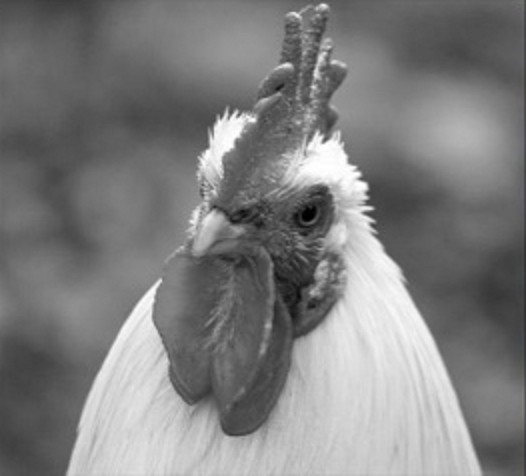
#> input picture exercise 4/2.png, 526 x 476 px
$ python 3.py
#> lines starting #> are read from the running program, lines starting #| are printed output that depends on the picture; after the words box and inside, x2 and y2 are one past the last pixel; in counts of white or black regions, pixels touching at a corner belong together
import numpy as np
import cv2
import matplotlib.pyplot as plt

img = cv2.imread('2.png',0)
#> img: shape (476, 526); min 0, max 255, mean 127
imgcopy = cv2.imread('2.png',0)

h , w = img.shape
#> h = 476; w = 526
#RED
imgcoloredR = np.zeros((h,w,3),np.uint8)
for i in range(h):
    for j in range(w):
        if  img[i][j] < 32:
                imgcoloredR[i][j] = [0,0,0]
        elif 32 < img[i][j] < 64 :
            imgcoloredR[i][j] = [14,5,61]
        elif 64 < img[i][j] < 80:
            imgcoloredR[i][j] = [35,14,156]
        elif 80 < img[i][j] < 130:
            imgcoloredR[i][j] = [50,19,221]
        elif 130 < img[i][j] < 160:
            imgcoloredR[i][j] = [95,69,239]
        elif 160 < img[i][j] < 192:
            imgcoloredR[i][j] = [134,115,242]
        elif 192 < img[i][j] < 224:
            imgcoloredR[i][j] = [191,181,249]
        else:
            imgcoloredR[i][j] = [243,241,254]
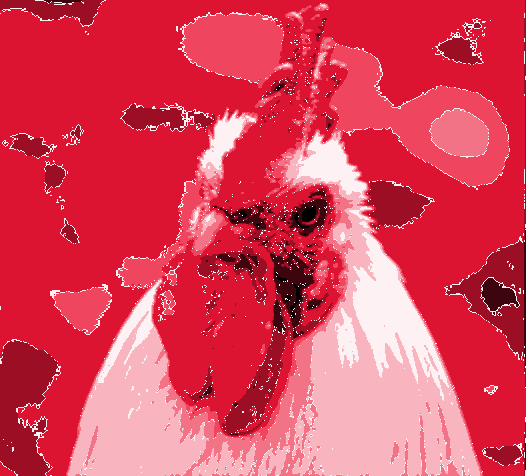
#> imgcoloredR: shape (476, 526, 3); mean of channels 0, 1, 2 89.7, 66.1, 220.6; drawn as B, G, R

#Show images
f, subplt1 = plt.subplots(1,2,figsize=(10,10))
subplt1[0].imshow(cv2.cvtColor(imgcopy, cv2.COLOR_BGR2RGB))
subplt1[0].set_title("Original Image")
subplt1[1].imshow(cv2.cvtColor(imgcoloredR, cv2.COLOR_BGR2RGB))
subplt1[1].set_title("Colored Image 'RED'")
plt.show()

#GREEN
imgcoloredG = np.zeros((h,w,3),np.uint8)
for i in range(h):
    for j in range(w):
        if  img[i][j] < 32:
                imgcoloredG[i][j] = [0,0,0]
        elif 32 < img[i][j] < 64 :
            imgcoloredG[i][j] = [15,56,7]
        elif 64 < img[i][j] < 80:
            imgcoloredG[i][j] = [31,119,15]
        elif 80 < img[i][j] < 130:
            imgcoloredG[i][j] = [0,0,0]
        elif 130 < img[i][j] < 160:
            imgcoloredG[i][j] = [78,230,51]
        elif 160 < img[i][j] < 192:
            imgcoloredG[i][j] = [129,237,109]
        elif 192 < img[i][j] < 224:
            imgcoloredG[i][j] = [174,243,163]
        else:
            imgcoloredG[i][j] = [219,250,214]
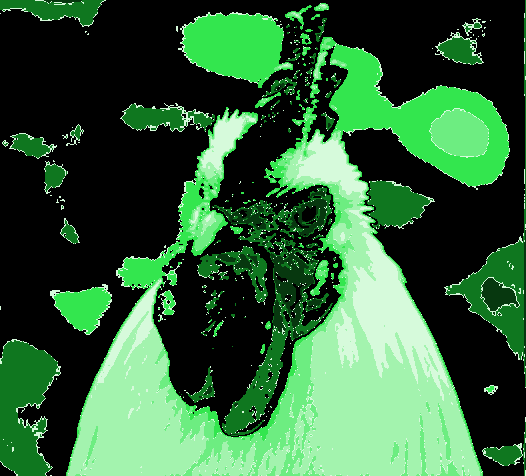
#> imgcoloredG: shape (476, 526, 3); mean of channels 0, 1, 2 56.9, 97.6, 49.7; drawn as B, G, R

#Show images
f, subplt1 = plt.subplots(1,2,figsize=(10,10))
subplt1[0].imshow(cv2.cvtColor(imgcopy, cv2.COLOR_BGR2RGB))
subplt1[0].set_title("Original Image")
subplt1[1].imshow(cv2.cvtColor(imgcoloredG, cv2.COLOR_BGR2RGB))
subplt1[1].set_title("Colored Image 'GREEN'")
plt.show()
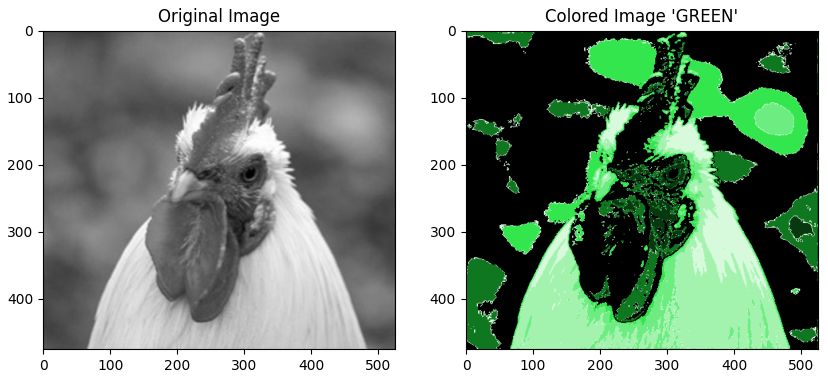
#> figure drawn by matplotlib, 2 panels


#BLUE
imgcoloredB = np.zeros((h,w,3),np.uint8)
for i in range(h):
    for j in range(w):
        if  img[i][j] < 32:
                imgcoloredB[i][j] = [3,1,16]
        elif 32 < img[i][j] < 64 :
            imgcoloredB[i][j] = [72,6,18]
        elif 64 < img[i][j] < 80:
            imgcoloredB[i][j] = [137,12,34]
        elif 80 < img[i][j] < 130:
            imgcoloredG[i][j] = [0,0,0]
        elif 128 < img[i][j] < 160:
            imgcoloredB[i][j] = [238,47,81]
        elif 160 < img[i][j] < 192:
            imgcoloredB[i][j] = [243,114,136]
        elif 192 < img[i][j] < 224:
            imgcoloredB[i][j] = [250,179,191]
        else:
            imgcoloredG[i][j] = [252,220,225]
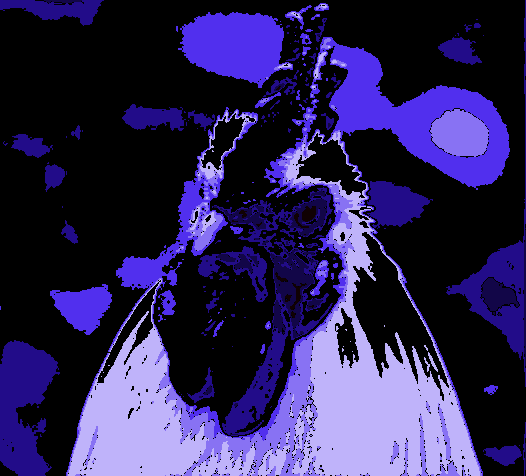
#> imgcoloredB: shape (476, 526, 3); mean of channels 0, 1, 2 85.6, 36.8, 45.4; drawn as B, G, R
#> imgcoloredG: shape (476, 526, 3); 6.37% of pixels changed, all inside (x1, y1, x2, y2) = (0, 0, 526, 476)

#Show images
f, subplt1 = plt.subplots(1,2,figsize=(10,10))
subplt1[0].imshow(cv2.cvtColor(imgcopy, cv2.COLOR_BGR2RGB))
subplt1[0].set_title("Original Image")
subplt1[1].imshow(cv2.cvtColor(imgcoloredB, cv2.COLOR_BGR2RGB))
subplt1[1].set_title("Colored Image 'BLUE'")
plt.show()
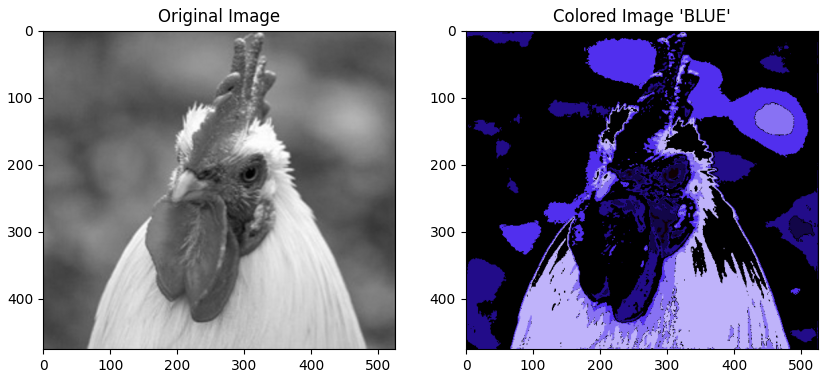
#> figure drawn by matplotlib, 2 panels

#addition
imagecolored_final = np.zeros((h,w,3),np.uint8)
for i in range(h):
    for j in range(w):
        imagecolored_final[i][j] =(imgcoloredG[i][j]+ imgcoloredB[i][j] + imgcoloredR[i][j])
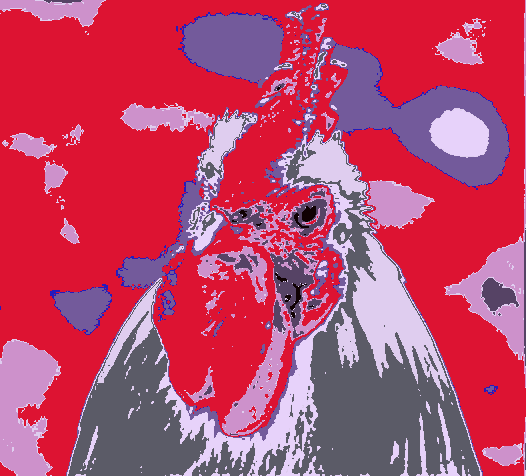
#> imagecolored_final: shape (476, 526, 3); mean of channels 0, 1, 2 105.5, 69.9, 187.7; drawn as B, G, R

#Show images
f, subplt1 = plt.subplots(1,2,figsize=(10,10))
subplt1[0].imshow(cv2.cvtColor(imgcopy, cv2.COLOR_BGR2RGB))
subplt1[0].set_title("Original Image")
subplt1[1].imshow(cv2.cvtColor(imagecolored_final, cv2.COLOR_BGR2RGB))
subplt1[1].set_title("Colored Image 'Final'")
plt.show()
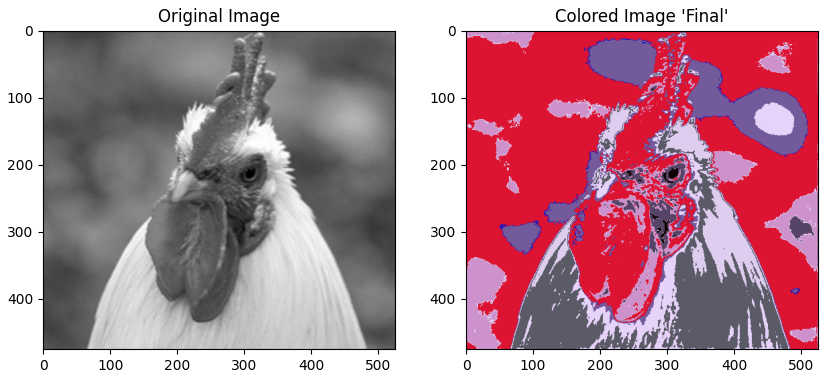
#> figure drawn by matplotlib, 2 panels

$ run again, with exercise 4/1.png copied over exercise 4/2.png
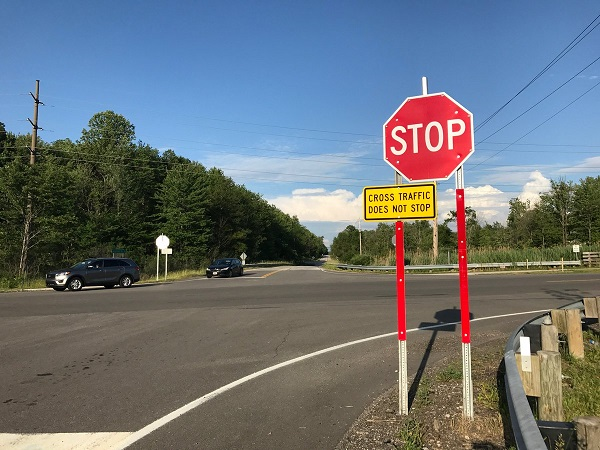
#> input picture exercise 4/1.png, 600 x 450 px
#> after the loop `for i in range(h):`:
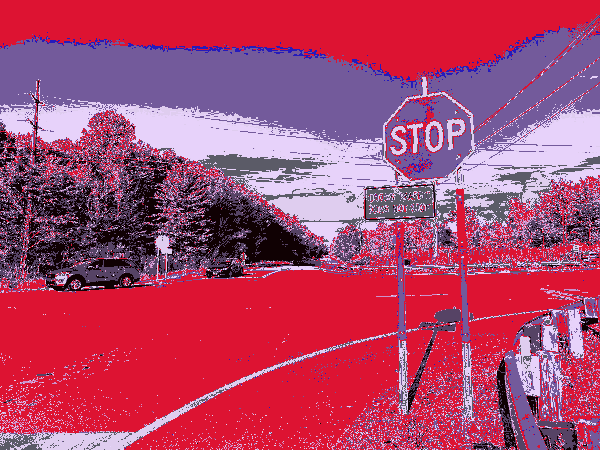
#> imagecolored_final: shape (450, 600, 3); mean of channels 0, 1, 2 107.3, 69.1, 172.5; drawn as B, G, R
#> `plt.show()`:
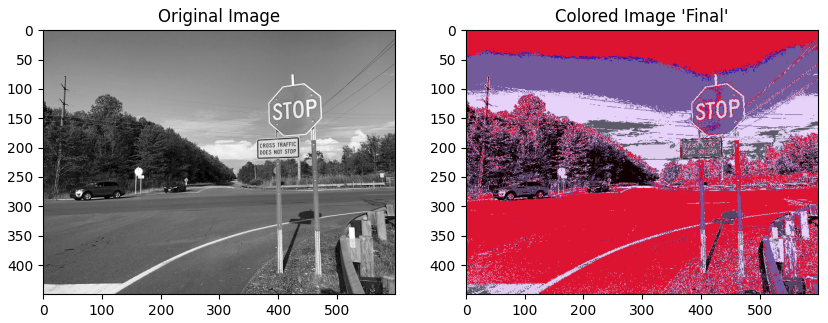
#> figure drawn by matplotlib, 2 panels
